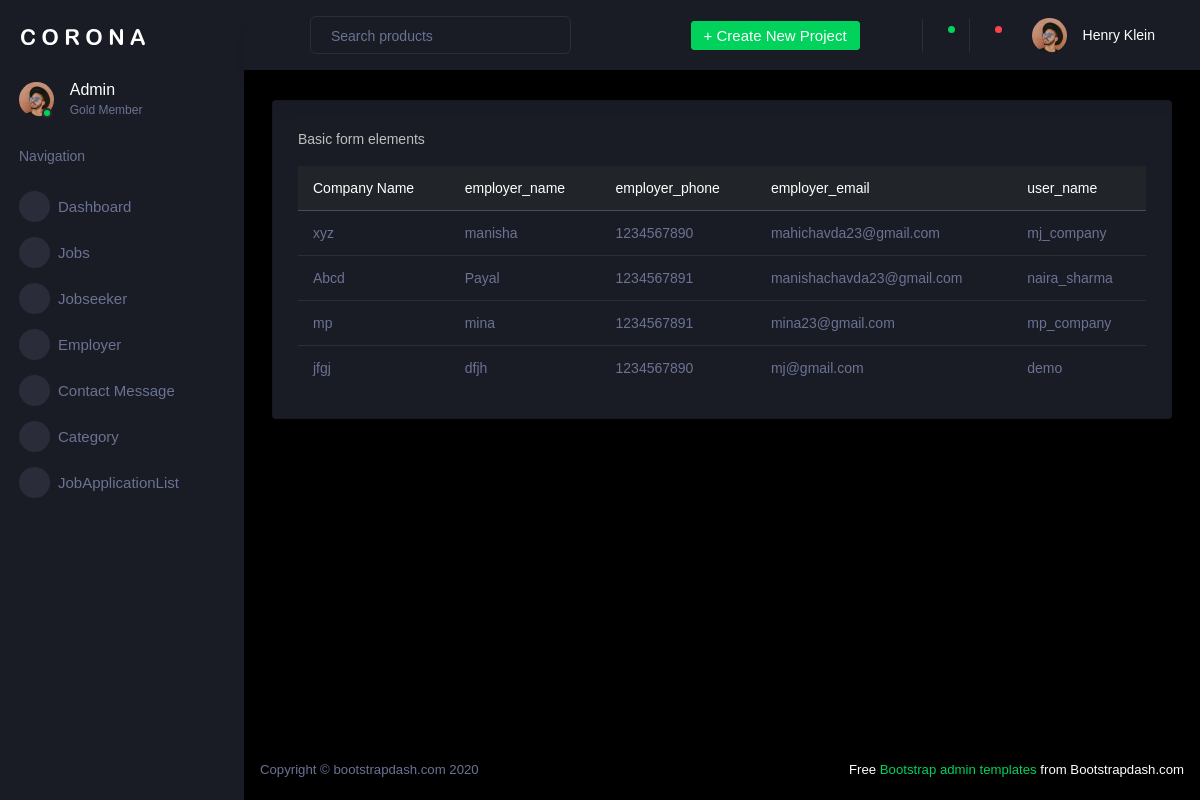
The app's page /employeer_list with its own data.
### Jobportalsapp/models.py (models this page shows, shortened)
class Employer(models.Model):
    user = models.OneToOneField(CustomUser, on_delete=models.CASCADE)
    username = models.CharField(max_length=50)
    company_name = models.CharField(max_length=20)
    employer_name = models.CharField(max_length=50)
    employer_phone = models.CharField(max_length=50)
    employer_email = models.EmailField(max_length=50)
    class Meta:
        db_table = "employer"

### Jobportalsapp/views.py (the view)
# urls.py: path('employeer_list', views.employer_list, name='employer_list'),
def employer_list(request):
    employer = Employer.objects.all()
    return render(request, 'admin/employer_list.html', {'employers': employer})

### templates/admin/employer_list.html
{% extends 'admin/admin_dashboard.html' %}
{% block content %}
<div class="row">
  <div class="col-12 grid-margin stretch-card">
    <div class="card">
      <div class="card-body">
        <div class="table-responsive">
        <p class="card-description"> Basic form elements </p>
        <table class="table table-hover">
          <thead class="thead-dark">
            <tr>
              <th>Company Name</th>
              <th>employer_name</th>
              <th>employer_phone</th>
              <th>employer_email</th>
              <th>user_name</th>
            </tr>
          </thead>
          {% for employer in employers %}
          <tr>
            <td>{{employer.company_name}}</td>
            <td>{{employer.employer_name}}</td>
            <td>{{employer.employer_phone}}</td>
            <td>{{employer.employer_email}}</td>
            <td>{{employer.username}}</td>
            {% endfor %}
          </tr>
        </table>
      </div>
      </div>
    </div>
  </div>
</div>
{% endblock %}

### records on screen
Employer: company_name "xyz", employer_name "manisha", employer_phone "1234567890", employer_email "mahichavda23@gmail.com", username "mj_company"
Employer: company_name "Abcd", employer_name "Payal", employer_phone "1234567891", employer_email "manishachavda23@gmail.com", username "naira_sharma"
Employer: company_name "mp", employer_name "mina", employer_phone "1234567891", employer_email "mina23@gmail.com", username "mp_company"
Employer: company_name "jfgj", employer_name "dfjh", employer_phone "1234567890", employer_email "mj@gmail.com", username "demo"
